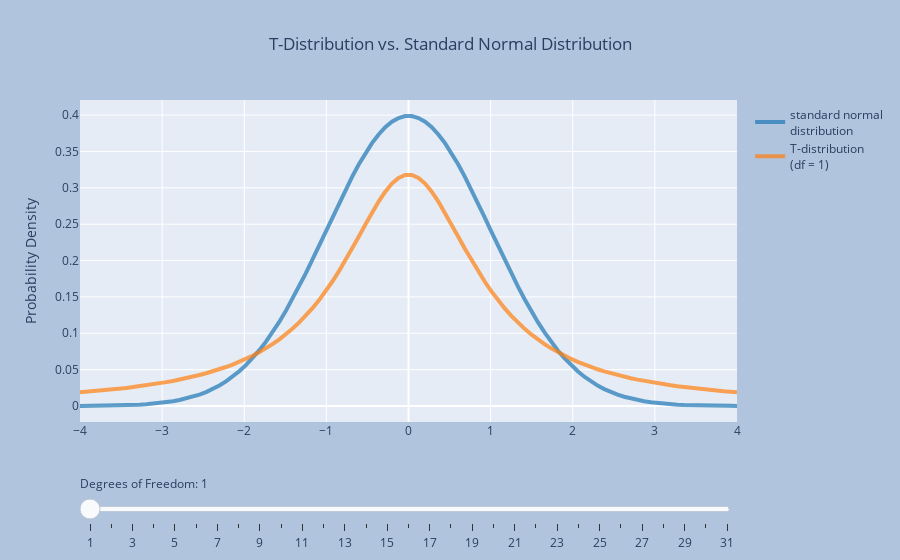
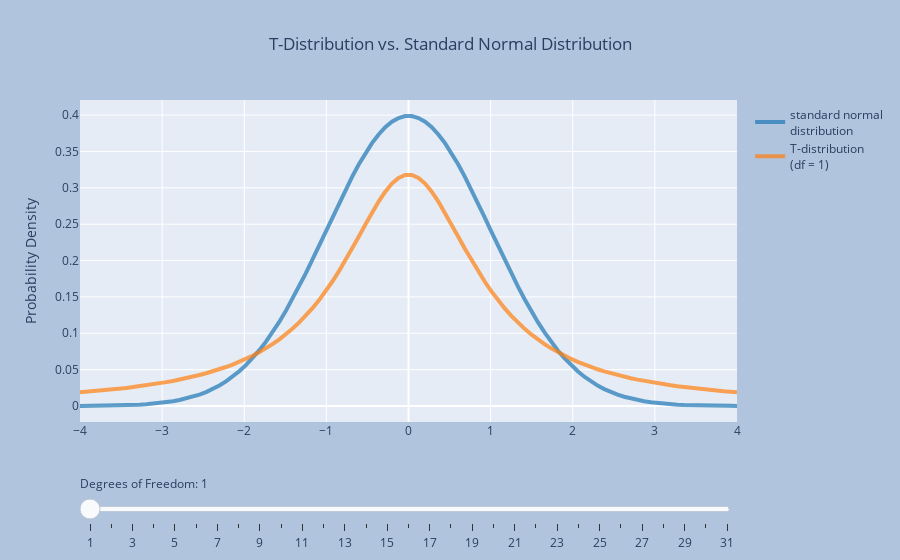

The code cell stored with these charts, in order, in its notebook:
### Markdown cell above
When hypothesizing about a population proportion, the null hypothesis gives us a value of $p$ that determines both the mean and standard deviation of the null distribution. On the other hand, the CLT for sample means tells us that as long as $n$ is large enough,

$$\overline{X} \sim N\left(\mu, \frac{\sigma}{\sqrt{n}} \right).$$

Unfortunately, if we make a hypothesis about $\mu$, we are still left with estimating $\sigma$, the population standard deviation. If we have a good estimate for $\sigma$, perhaps from past experiments or expert knowledge, then this is no problem! If we don't know $\sigma$, our best estimate from the data will be to use $S$, the sample standard deviation.

When we standardize the test statistic, we then have

$$ T = \frac{ \overline{X} - \mu } {S / \sqrt{n}} \sim t_{\nu} \qquad \mbox{rather than} \qquad Z = \frac{ \overline{X} - \mu } {\sigma / \sqrt{n}} \sim N(0,1).$$ (t-equation)

The good news is that $T$ has a highly studied distribution called the Student's T-distribution. The T-distribution looks a lot like the standard normal distribution, but it has a wider spread, i.e., more probability in the "tails" of the distribution. This wider spread reflects the extra uncertainty of using the sample standard deviation $S$ in place of the population standard deviation $\sigma$. The T-distribution has only one parameter, called "degrees of freedom", which is represented by the Greek letter $\nu$ (*nu*, pronounced like "new"). This is calculated by subtracting one from the sample size, i.e., $\nu = n - 1$.

We have glossed over an important detail here: The statistic $T = \frac{ \overline{X} - \mu } {S / \sqrt{n}}$ has a T-distribution only if the data in the sample come from a normal distribution. Fortunately, if the sample size is large, we don't need to worry too much about this assumption thanks to the CLT. But if the sample size is small, this becomes especially important! 


Play around with the widget below to get an idea of what the T-distribution looks like compared to the standard normal distribution. Drag the slider to select different degrees of freedom, and click the labels in the legend to hide or show different parts of the graph. Notice how the T-distribution resembles the standard normal distribution more closely as the degrees of freedom increase.

### Code cell
degrees_freedom = np.arange(1, 32, 1)
x = np.linspace(-4, 4, 100)
initial_df_index = 0 # index of degrees of freedom to show initially

# Create figure
fig = go.Figure()

# Use default seaborn palette (reference: https://josephlemaitre.com/2022/06/use-a-seaborn-color-palette-for-plotly-figures/)
plotly_palette = iter([f"rgb({c[0]*256}, {c[1]*256}, {c[2]*256})" for c in sns.color_palette()])
normcolor = next(plotly_palette)
tcolor = next(plotly_palette)

# Add trace for standard normal distribution (always visible)
fig.add_trace(
    go.Scatter(
        visible = True,
        line = { "width": 4 },
        name = "standard normal<br>distribution", # label for legend
        hoverinfo = "x+y",
        marker = { "color": normcolor },
        opacity = 0.7,
        x = x,
        y = scipy.stats.norm.pdf(x)
    )
)

# Add traces for t-distributions
for df in degrees_freedom:
    fig.add_trace(
        go.Scatter(
            visible = True if df == degrees_freedom[initial_df_index] else False,
            line = { "width": 4 },
            name = f"T-distribution<br>(df = {df})", # label for legend
            hoverinfo = "x+y",
            marker = { "color": tcolor },
            opacity = 0.7,
            x = x,
            y = scipy.stats.t.pdf(x, df)
        )
    )
        
# Create steps for the slider to select degrees of freedom
steps = []
for df in degrees_freedom:
    steps.append({
        "method": "update",
        "args": [ # arguments to pass to the update method
            # make only the normal distribution and the t-distribution with df degrees of freedom visible
            { "visible": [True] + [True if i == df else False for i in degrees_freedom] },
        ],
        "label": f"{df}",
    })

# Create a slider using these steps and add it to fig
fig.layout.sliders = [{
    "active": initial_df_index,
    "currentvalue": {"prefix": "Degrees of Freedom: "},
    "pad": {"t": 50},
    "steps": steps,
}]

# Set layout settings
fig.update_layout(
    title = {
        "x": 0.5,
        "text": "T-Distribution vs. Standard Normal Distribution"
    },
    yaxis = {
        "title": "Probability Density",
        #"tickformat": ".2",
    },
    paper_bgcolor = "LightSteelBlue"
)

# Display figure
fig.show()
